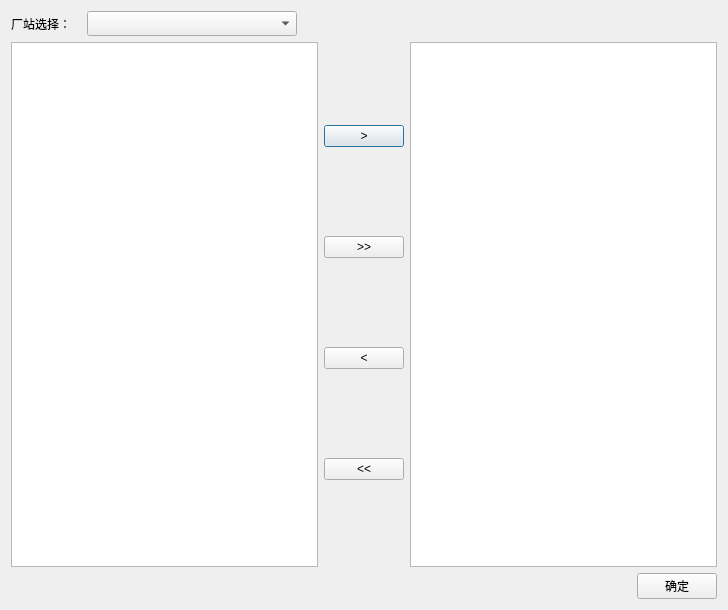
<?xml version="1.0" encoding="UTF-8"?>
<ui version="4.0">
 <class>pointInputDlg</class>
 <widget class="QDialog" name="pointInputDlg">
  <property name="geometry">
   <rect>
    <x>0</x>
    <y>0</y>
    <width>728</width>
    <height>610</height>
   </rect>
  </property>
  <property name="windowTitle">
   <string>Dialog</string>
  </property>
  <layout class="QVBoxLayout" name="verticalLayout_2">
   <item>
    <layout class="QHBoxLayout" name="horizontalLayout" stretch="1,3,6">
     <item>
      <widget class="QLabel" name="label">
       <property name="minimumSize">
        <size>
         <width>0</width>
         <height>25</height>
        </size>
       </property>
       <property name="text">
        <string>厂站选择：</string>
       </property>
      </widget>
     </item>
     <item>
      <widget class="QComboBox" name="stComboBox">
       <property name="minimumSize">
        <size>
         <width>0</width>
         <height>25</height>
        </size>
       </property>
      </widget>
     </item>
     <item>
      <spacer name="horizontalSpacer">
       <property name="orientation">
        <enum>Qt::Horizontal</enum>
       </property>
       <property name="sizeHint" stdset="0">
        <size>
         <width>40</width>
         <height>20</height>
        </size>
       </property>
      </spacer>
     </item>
    </layout>
   </item>
   <item>
    <layout class="QHBoxLayout" name="horizontalLayout_2" stretch="5,1,5">
     <item>
      <widget class="QListWidget" name="ptListWidget"/>
     </item>
     <item>
      <layout class="QVBoxLayout" name="verticalLayout">
       <item>
        <widget class="QPushButton" name="addBtn">
         <property name="text">
          <string>&gt;</string>
         </property>
        </widget>
       </item>
       <item>
        <widget class="QPushButton" name="addAllBtn">
         <property name="text">
          <string>&gt;&gt;</string>
         </property>
        </widget>
       </item>
       <item>
        <widget class="QPushButton" name="delBtn">
         <property name="text">
          <string>&lt;</string>
         </property>
        </widget>
       </item>
       <item>
        <widget class="QPushButton" name="delAllBtn">
         <property name="text">
          <string>&lt;&lt;</string>
         </property>
        </widget>
       </item>
      </layout>
     </item>
     <item>
      <widget class="QListWidget" name="sendPtlistWidget"/>
     </item>
    </layout>
   </item>
   <item>
    <layout class="QHBoxLayout" name="horizontalLayout_3">
     <item>
      <spacer name="horizontalSpacer_2">
       <property name="orientation">
        <enum>Qt::Horizontal</enum>
       </property>
       <property name="sizeHint" stdset="0">
        <size>
         <width>40</width>
         <height>20</height>
        </size>
       </property>
      </spacer>
     </item>
     <item>
      <widget class="QPushButton" name="okBtn">
       <property name="minimumSize">
        <size>
         <width>0</width>
         <height>25</height>
        </size>
       </property>
       <property name="text">
        <string>确定</string>
       </property>
      </widget>
     </item>
    </layout>
   </item>
  </layout>
 </widget>
 <resources/>
 <connections/>
</ui>
